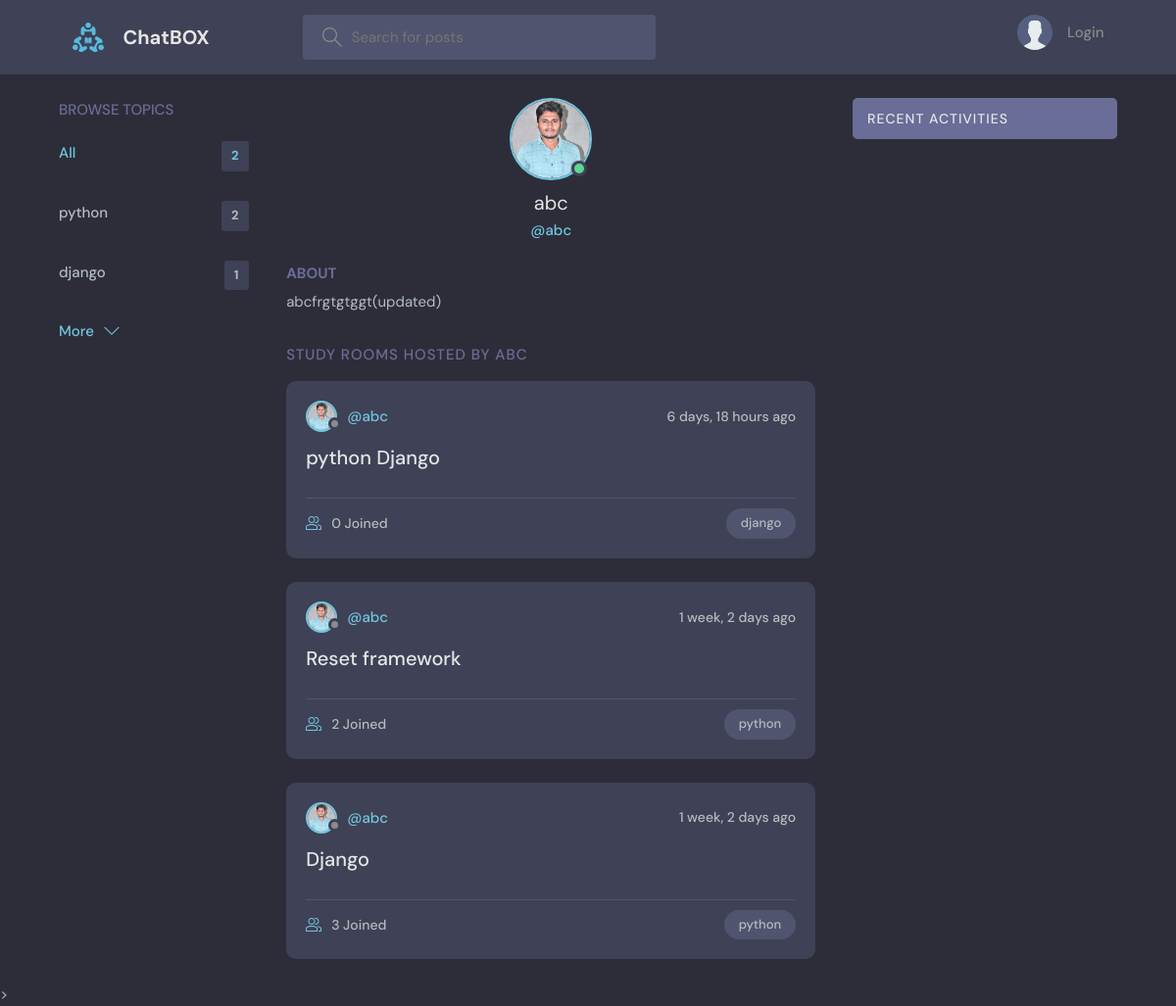
Page /profile/1/ on the committed database.
### project/log_app/models.py (models this page shows, shortened)
class Topic(models.Model):
    name = models.CharField(max_length=200)

class User(AbstractUser):
    name = models.CharField(max_length=200, null=True)
    email = models.EmailField(unique=True, null=True)
    bio = models.TextField(null=True)
    avatar = models.ImageField(null=True, default="avatar.svg")
    USERNAME_FIELD = 'email'
    REQUIRED_FIELDS = []

class Room(models.Model):
    host = models.ForeignKey(User, on_delete=models.SET_NULL,null=True)
    topic = models.ForeignKey(Topic, on_delete=models.SET_NULL,null=True)
    name = models.CharField(max_length=200)
    description = models.TextField(null=True, blank=True)
    participants = models.ManyToManyField(User, related_name='Participents', blank=True)
    updated = models.DateTimeField(auto_now=True)
    created = models.DateTimeField(auto_now_add=True)
    class Meta:
        ordering = ['-updated' , '-created']

### project/log_app/views.py (the view)
# urls.py: path('profile/<str:pk>/', views.userProfile, name="user-profile"),
def userProfile(request, pk):
    user = User.objects.get(id=pk)
    rooms = user.room_set.all()
    room_messages = user.massage_set.all()
    topics = Topic.objects.all()
    context = {'user': user, 'rooms': rooms,'topics': topics,
               'room_messages': room_messages }
    return render(request, 'profile.html', context)

### project/templates/profile.html (shortened to what this page needs)
{% extends 'main.html' %}
{% block content %}
<main class="profile-page layout layout--3">
  <div class="container">
    {% include 'topics_component.html' %}
    <div class="roomList">
      <div class="profile">
        <div class="profile__avatar">
          <div class="avatar avatar--large active">
            <img src="{{user.avatar.url}}" />
          </div>
        </div>
        <div class="profile__info">
          <h3>{{user.name}}</h3>
          <p>@{{user.username}}</p>
        </div>
        <div class="profile__about">
          <h3>About</h3>
          <p>
            {{user.bio}}
          </p>
        </div>
      </div>
      <div class="roomList__header">
        <div>
          <h2>Study Rooms Hosted by {{user.username}}</a>
          </h2>
        </div>
      </div>
      {% include 'feed_component.html' %}
    </div>
    {% include 'activity_component.html' %}
  </div>
</main>
{% endblock content %}

### project/templates/main.html (shortened to what this page needs)
<!DOCTYPE html>
{% load static %}
<html lang="en">
  <head>
    <link rel="stylesheet" href="{% static 'styles/style.css' %}" />
  </head>
  <body>
    {% include 'navig.html' %}
    {% block content %}
    {% endblock content %}
    <script src="{% static 'js/script.js' %}"></script>>
  </body>
</html>

### project/templates/navig.html (shortened to what this page needs)
{% load static %}
<header class="header header--loggedIn">
    <div class="container">
      <a href="{% url 'first' %}" class="header__logo">
        <img src="{% static 'images/logo.svg' %}" />
        <h1>ChatBOX</h1>
      </a>
      <form class="header__search" method="GET" action="{% url 'first' %}">
        <label>
          <input name="q" placeholder="Search for posts" />
        </label>
      </form>
      <nav class="header__menu">
        {% if request.user.is_authenticated %}
        <div class="header__user">
          <a href="{% url 'update-user' %}">
            <div class="avatar avatar--medium active">
              <img src="{{room.host.avatar.url}}" />
            </div>
            <p>{{request.user.username}} <span>@{{request.user.username}}</span></p>
          </a>
          <button class="dropdown-button">
            <svg version="1.1" xmlns="http://www.w3.org/2000/svg" width="32" height="32" viewBox="0 0 32 32">
              <title>chevron-down</title>
              <path d="M16 21l-13-13h-3l16 16 16-16h-3l-13 13z"></path>
            </svg>
          </button>
        </div>
        {% else %}
        <a href="{% url 'login' %}">
          <img src="{% static 'images/avatar.svg' %}" />
          <p>Login</p>
        </a>
        {% endif %}
      </nav>
    </div>
  </header>

### project/templates/topics_component.html
<div class="topics">
    <div class="topics__header">
      <h2>Browse Topics</h2>
    </div>
    <ul class="topics__list">
      <li>
        <a href="{% url 'first' %}" class="active">All <span>{{topics.count}}</span></a>
      </li>
      {% for topic in topics %}
      <li>
        <a href="{% url 'first' %}?q={{topic.name}}">{{topic.name}} <span>{{topic.room_set.all.count}}</span></a>
      </li>
      {% endfor %}
    </ul>
    <a class="btn btn--link" href="{% url 'topics' %}">
      More
      <svg version="1.1" xmlns="http://www.w3.org/2000/svg" width="32" height="32" viewBox="0 0 32 32">
        <title>chevron-down</title>
        <path d="M16 21l-13-13h-3l16 16 16-16h-3l-13 13z"></path>
      </svg>
    </a>
  </div>

### project/templates/feed_component.html (shortened to what this page needs)
{%  for room in rooms %}
<div class="roomListRoom">
    <div class="roomListRoom__header">
      <a href="{% url 'user-profile' room.host.id %}" class="roomListRoom__author">
        <div class="avatar avatar--small">
          <img src="{{room.host.avatar.url}}" />
        </div>
        <span>@{{room.host.username}}</span>
      </a>
      <div class="roomListRoom__actions">
        <span>{{room.created|timesince}} ago</span>
      </div>
    </div>
    <div class="roomListRoom__content">
      <a href="{% url 'second' room.id %}">{{room.name}}</a>
    </div>
    <div class="roomListRoom__meta">
      <a href="{% url 'second' room.id %}" class="roomListRoom__joined">
        {{room.participants.all.count}} Joined
      </a>
      <p class="roomListRoom__topic">{{room.topic.name}}</p>
    </div>
</div>
{% endfor %}

### project/templates/activity_component.html (shortened to what this page needs)
<div class="activities">
    <div class="activities__header">
      <h2>Recent Activities</h2>
    </div>
  </div>

### rows in the picture
Topic: name "python", room_set.all.count "2"
Topic: name "django", room_set.all.count "1"
User: avatar (picture), name "abc", username "abc", bio "abcfrgtgtggt(updated)", username "ABC"
Room: host.avatar (picture), host.username "abc", created "6 days, 18 hours", name "python Django", participants.all.count "0", topic.name "django"
Room: host.avatar (picture), host.username "abc", created "1 week, 2 days", name "Reset framework", participants.all.count "2", topic.name "python"
Room: host.avatar (picture), host.username "abc", created "1 week, 2 days", name "Django", participants.all.count "3", topic.name "python"

### other values in the picture
{{ topics.count }} "2"
